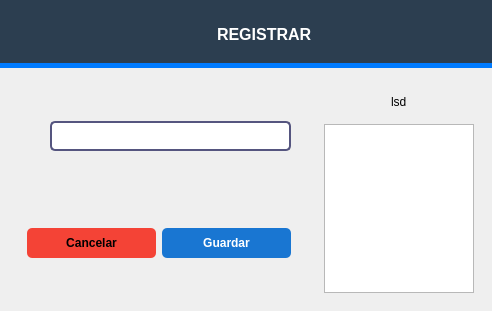
<?xml version="1.0" encoding="UTF-8"?>
<ui version="4.0">
 <class>ConfigForm</class>
 <widget class="QDialog" name="ConfigForm">
  <property name="geometry">
   <rect>
    <x>0</x>
    <y>0</y>
    <width>492</width>
    <height>311</height>
   </rect>
  </property>
  <property name="windowTitle">
   <string>Dialog</string>
  </property>
  <property name="styleSheet">
   <string notr="true">QLineEdit {
     border: 2px solid rgb(85, 85, 127);
     border-radius: 5px;
     padding: 5px 8px;
     color: #333;
     background-color: #fff;
   }
   QLineEdit:focus {
     border: 1px solid #0078d7;
     background-color: #eef6ff;
   }
 QPushButton {
     border: none;
     padding: 8px 16px;
     border-radius: 5px;
     font-weight: bold;
   }
   QPushButton#cancelar_form {
     background-color: #f44336;
     color: white;
   }
   QPushButton#cancelar_form:hover {
     background-color: #d32f2f;
   }
   QPushButton#guardar_detalle {
     background-color: #1976d2;
     color: white;
   }
   QPushButton#guardar_detalle:hover {
     background-color: #0d47a1;
   }</string>
  </property>
  <layout class="QVBoxLayout" name="verticalLayout" stretch="2,8">
   <property name="spacing">
    <number>0</number>
   </property>
   <property name="leftMargin">
    <number>0</number>
   </property>
   <property name="topMargin">
    <number>0</number>
   </property>
   <property name="rightMargin">
    <number>0</number>
   </property>
   <property name="bottomMargin">
    <number>0</number>
   </property>
   <item>
    <widget class="QWidget" name="widget" native="true">
     <property name="styleSheet">
      <string notr="true">background: #2C3E50;
border-bottom: 6px solid #5F9EA0;
border-bottom: 5px solid #007BFF;</string>
     </property>
     <layout class="QHBoxLayout" name="horizontalLayout">
      <item>
       <spacer name="horizontalSpacer">
        <property name="orientation">
         <enum>Qt::Horizontal</enum>
        </property>
        <property name="sizeHint" stdset="0">
         <size>
          <width>40</width>
          <height>20</height>
         </size>
        </property>
       </spacer>
      </item>
      <item>
       <widget class="QLabel" name="label">
        <property name="minimumSize">
         <size>
          <width>30</width>
          <height>30</height>
         </size>
        </property>
        <property name="maximumSize">
         <size>
          <width>30</width>
          <height>30</height>
         </size>
        </property>
        <property name="styleSheet">
         <string notr="true">border:none;</string>
        </property>
        <property name="text">
         <string/>
        </property>
        <property name="pixmap">
         <pixmap>../images/config2.png</pixmap>
        </property>
        <property name="scaledContents">
         <bool>true</bool>
        </property>
       </widget>
      </item>
      <item>
       <widget class="QLabel" name="label_config">
        <property name="minimumSize">
         <size>
          <width>50</width>
          <height>50</height>
         </size>
        </property>
        <property name="maximumSize">
         <size>
          <width>200</width>
          <height>200</height>
         </size>
        </property>
        <property name="font">
         <font>
          <pointsize>12</pointsize>
          <italic>false</italic>
          <bold>true</bold>
         </font>
        </property>
        <property name="styleSheet">
         <string notr="true">font-weight: bold;
border:none;
color:rgb(255, 255, 255);</string>
        </property>
        <property name="text">
         <string>REGISTRAR</string>
        </property>
       </widget>
      </item>
      <item>
       <spacer name="horizontalSpacer_2">
        <property name="orientation">
         <enum>Qt::Horizontal</enum>
        </property>
        <property name="sizeHint" stdset="0">
         <size>
          <width>40</width>
          <height>20</height>
         </size>
        </property>
       </spacer>
      </item>
     </layout>
    </widget>
   </item>
   <item>
    <widget class="QWidget" name="widget_2" native="true">
     <layout class="QHBoxLayout" name="horizontalLayout_2">
      <item>
       <widget class="QWidget" name="widget_3" native="true">
        <layout class="QVBoxLayout" name="verticalLayout_2">
         <item>
          <widget class="QWidget" name="widget_5" native="true">
           <layout class="QHBoxLayout" name="horizontalLayout_4">
            <item>
             <widget class="QLabel" name="nombre_detalle">
              <property name="font">
               <font>
                <bold>true</bold>
               </font>
              </property>
              <property name="text">
               <string/>
              </property>
             </widget>
            </item>
            <item>
             <spacer name="horizontalSpacer_3">
              <property name="orientation">
               <enum>Qt::Horizontal</enum>
              </property>
              <property name="sizeType">
               <enum>QSizePolicy::Preferred</enum>
              </property>
              <property name="sizeHint" stdset="0">
               <size>
                <width>10</width>
                <height>20</height>
               </size>
              </property>
             </spacer>
            </item>
            <item>
             <widget class="QLineEdit" name="lineEdit"/>
            </item>
           </layout>
          </widget>
         </item>
         <item>
          <widget class="QWidget" name="widget_4" native="true">
           <layout class="QHBoxLayout" name="horizontalLayout_3">
            <item>
             <widget class="QPushButton" name="cancelar_form">
              <property name="font">
               <font>
                <bold>true</bold>
               </font>
              </property>
              <property name="styleSheet">
               <string notr="true">color:black;</string>
              </property>
              <property name="text">
               <string>Cancelar</string>
              </property>
             </widget>
            </item>
            <item>
             <widget class="QPushButton" name="guardar_detalle">
              <property name="font">
               <font>
                <bold>true</bold>
               </font>
              </property>
              <property name="styleSheet">
               <string notr="true"/>
              </property>
              <property name="text">
               <string>Guardar</string>
              </property>
             </widget>
            </item>
           </layout>
          </widget>
         </item>
        </layout>
       </widget>
      </item>
      <item>
       <widget class="QWidget" name="widget_6" native="true">
        <layout class="QVBoxLayout" name="verticalLayout_3">
         <item>
          <widget class="QWidget" name="widget_7" native="true">
           <layout class="QHBoxLayout" name="horizontalLayout_5">
            <item alignment="Qt::AlignHCenter">
             <widget class="QLabel" name="label_registro">
              <property name="text">
               <string>lsd</string>
              </property>
             </widget>
            </item>
           </layout>
          </widget>
         </item>
         <item alignment="Qt::AlignHCenter">
          <widget class="QTableWidget" name="tableWidget">
           <property name="maximumSize">
            <size>
             <width>150</width>
             <height>16777215</height>
            </size>
           </property>
           <attribute name="horizontalHeaderDefaultSectionSize">
            <number>160</number>
           </attribute>
          </widget>
         </item>
        </layout>
       </widget>
      </item>
     </layout>
    </widget>
   </item>
  </layout>
 </widget>
 <resources/>
 <connections/>
</ui>
